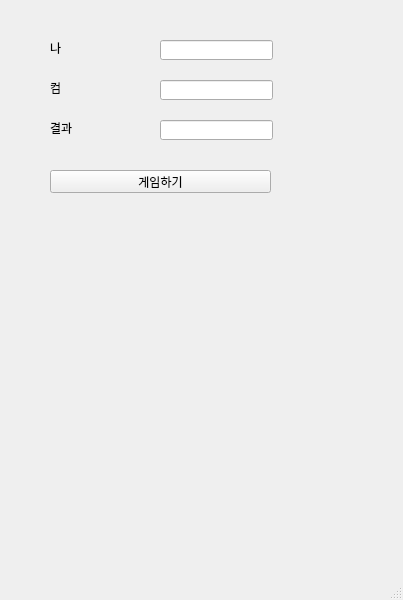
<?xml version="1.0" encoding="UTF-8"?>
<ui version="4.0">
 <class>MainWindow</class>
 <widget class="QMainWindow" name="MainWindow">
  <property name="geometry">
   <rect>
    <x>0</x>
    <y>0</y>
    <width>403</width>
    <height>600</height>
   </rect>
  </property>
  <property name="windowTitle">
   <string>MainWindow</string>
  </property>
  <widget class="QWidget" name="centralwidget">
   <widget class="QLabel" name="lbl_mine">
    <property name="geometry">
     <rect>
      <x>50</x>
      <y>40</y>
      <width>21</width>
      <height>16</height>
     </rect>
    </property>
    <property name="text">
     <string>나</string>
    </property>
   </widget>
   <widget class="QLineEdit" name="le_mine">
    <property name="geometry">
     <rect>
      <x>160</x>
      <y>40</y>
      <width>113</width>
      <height>20</height>
     </rect>
    </property>
   </widget>
   <widget class="QLineEdit" name="le_com">
    <property name="geometry">
     <rect>
      <x>160</x>
      <y>80</y>
      <width>113</width>
      <height>20</height>
     </rect>
    </property>
   </widget>
   <widget class="QLineEdit" name="le_result">
    <property name="geometry">
     <rect>
      <x>160</x>
      <y>120</y>
      <width>113</width>
      <height>20</height>
     </rect>
    </property>
   </widget>
   <widget class="QLabel" name="lbl_com">
    <property name="geometry">
     <rect>
      <x>50</x>
      <y>80</y>
      <width>16</width>
      <height>16</height>
     </rect>
    </property>
    <property name="text">
     <string>컴</string>
    </property>
   </widget>
   <widget class="QLabel" name="lbl_result">
    <property name="geometry">
     <rect>
      <x>50</x>
      <y>120</y>
      <width>91</width>
      <height>16</height>
     </rect>
    </property>
    <property name="text">
     <string>결과</string>
    </property>
   </widget>
   <widget class="QPushButton" name="pb">
    <property name="geometry">
     <rect>
      <x>50</x>
      <y>170</y>
      <width>221</width>
      <height>23</height>
     </rect>
    </property>
    <property name="text">
     <string>게임하기</string>
    </property>
   </widget>
  </widget>
  <widget class="QMenuBar" name="menubar">
   <property name="geometry">
    <rect>
     <x>0</x>
     <y>0</y>
     <width>403</width>
     <height>21</height>
    </rect>
   </property>
  </widget>
  <widget class="QStatusBar" name="statusbar"/>
 </widget>
 <resources/>
 <connections/>
</ui>
